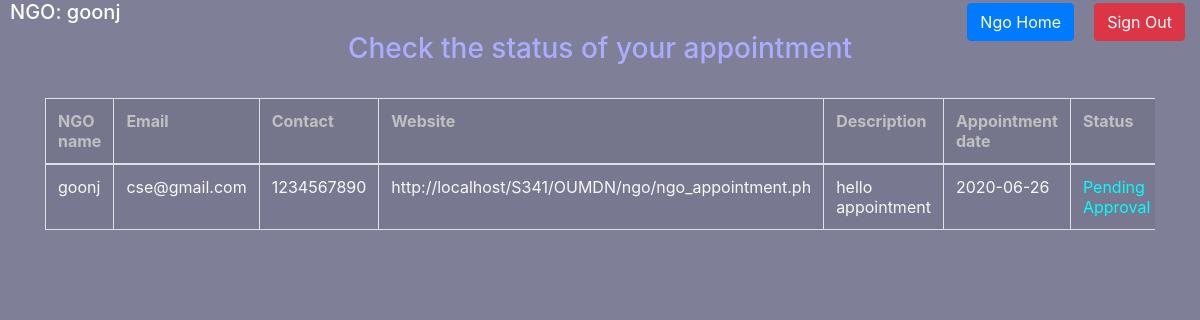
The app's page /OUMDN/ngo/ngoappstatus.php (signed in) with its own data.
### tables this page shows
CREATE TABLE `ngoapp` (
  `ngoappname` varchar(255) NOT NULL,
  `ngoappemail` varchar(255) NOT NULL,
  `ngoappphone` varchar(11) NOT NULL,
  `ngoappurl` varchar(50) NOT NULL,
  `ngoappdesc` varchar(300) NOT NULL,
  `ngoappdate` date NOT NULL,
  `ngoappstatus` tinyint(1) NOT NULL DEFAULT 0
);

### OUMDN/ngo/ngoappstatus.php (the view, shortened to what this page needs)
<?php
$con=mysqli_connect("localhost","root","","medibase");
$ngoname=$_SESSION['namengo'];
$sel="SELECT  ngoappstatus FROM ngoapp WHERE ngoappname='$ngoname'";
$result=mysqli_query($con,$sel);
if ($result || mysqli_num_rows($result)>0) {
while($row = mysqli_fetch_assoc($result)) {
$ngoappstatus=$row["ngoappstatus"];
if($ngoappstatus==0){
  $status="Pending Approval";
}
else{
  $status="Approved";
}
}
}
else {
echo "<br><br><b>⠀Security check skipped, Error in the code</b>";
}
$query="SELECT  * FROM ngoapp WHERE ngoappname='$ngoname' ORDER BY ngoappdate";
$results=mysqli_query($con,$query);
?>
<html>
 <head>
<link rel="stylesheet" type="text/css" href="assets/css/ngostyle5.css"/>
<link rel="stylesheet" type="text/css" href="https://stackpath.bootstrapcdn.com/bootstrap/4.4.1/css/bootstrap.min.css">
<link rel="stylesheet" href="https://cdn.datatables.net/1.10.12/css/dataTables.bootstrap.min.css"/>
 </head>
<body>
	     <div class="container row">
  <h4 style="margin-left:10px;" class="text-white float-left topleft "> NGO: <?php echo $_SESSION['namengo']; ?></h4 >
    <div class="button-box">
           <div class="button-box col-lg-20 float-right topright">
               <button type="button" class="btn btn-danger float-right" style="margin-left:20px; margin-right:10px; " onclick="location.href='ngologout.php'">Sign Out</button>
             <button type="button" class="btn btn-primary float-right" onclick="location.href='ngohome.php'">Ngo Home</button>
			</div>
    </div>
</div>
<div class="container" style="color:#fff">
  <h3 align="center" style="color:#ACACFF">Check the status of your appointment</h3>
  <br/>
  <div class="table-responsive ">
    <table id="ngoappointment" style="color:#F8F8F8 " class="table table-striped table-bordered">
      <thead style="color:#C0C0C0" class="table-active">
        <td><b>NGO name</b></td>
        <td><b>Email</b></td>
        <td><b>Contact</b></td>
        <td><b>Website</b></td>
        <td><b>Description</b></td>
        <td><b>Appointment date</b></td>
          <td><b>Status</b></td>
      </thead>
      <?php
      while ($row=mysqli_fetch_array($results)) {
        echo '
        <tr>
        <td>'.$row["ngoappname"].'</td>
        <td>'.$row["ngoappemail"].'</td>
        <td>'.$row["ngoappphone"].'</td>
        <td>'.$row["ngoappurl"].'</td>
        <td>'.$row["ngoappdesc"].'</td>
        <td>'.$row["ngoappdate"].'</td>
        <td style="color:	cyan">'.$status.'</td>
        </tr>
        ';
      }
       ?>
    </table>
  </div>
  </div>
</body>
</html>

### OUMDN/ngo/assets/css/ngostyle5.css (style rules this page uses)
body { background: linear-gradient(rgba(0,0,50,0.5),rgba(0,0,50,0.5)),url(img/poverty5.jpg); background-size: cover; background-position: center; height: 100%; }
.topright { position: absolute; top: 3px; right: 5px; font-size: 15px; }
.topleft { font-size: 20px !important; top: 3px; left: 5px; }

### records on screen
ngoapp: ngoappname "goonj", ngoappemail "cse@gmail.com", ngoappphone "1234567890", ngoappurl "http://localhost/S341/OUMDN/ngo/ngo_appointment.ph", ngoappdesc "hello appointment", ngoappdate "2020-06-26", ngoappstatus "Pending Approval"

### other values on screen
$_SESSION['namengo'] "goonj"
